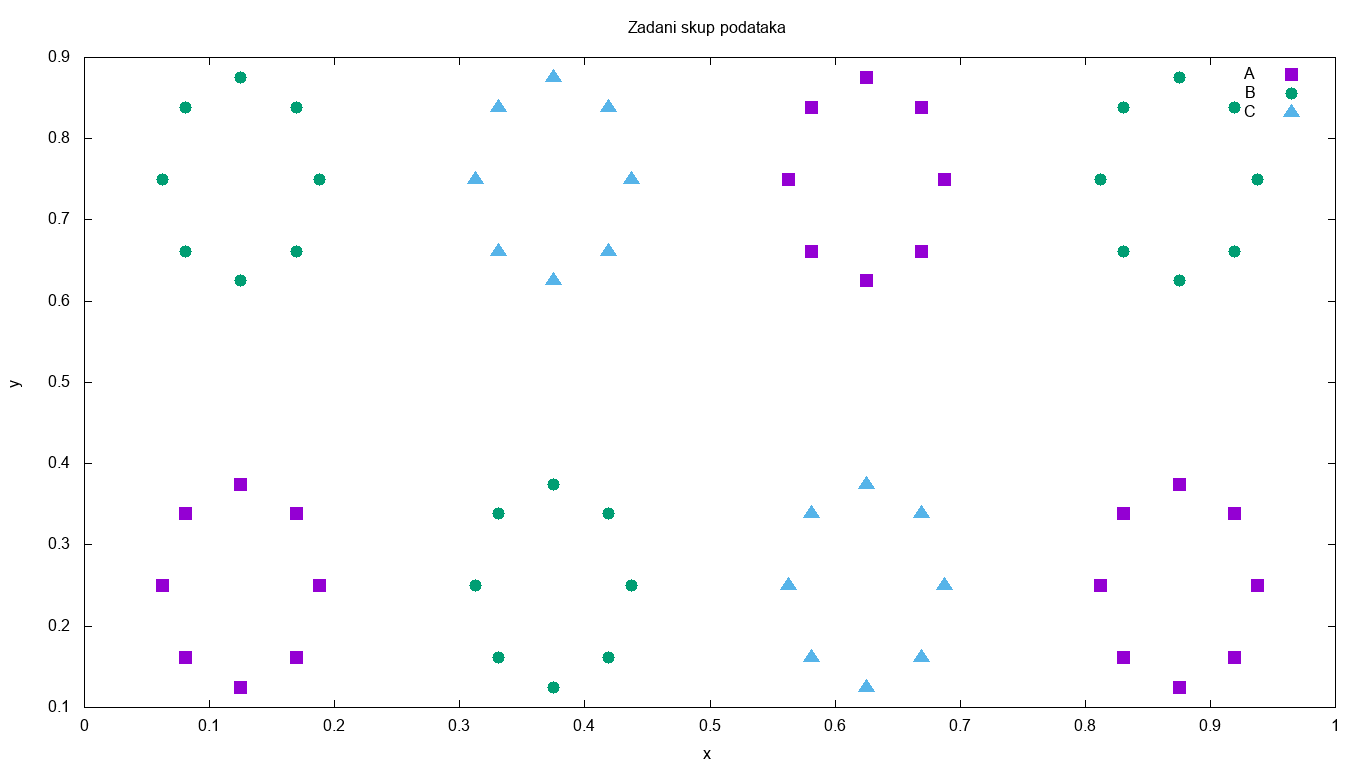

Generate this figure with gnuplot:
set terminal png size 1366,768
set output "task_02.png"
set title "Zadani skup podataka"
set xlabel "x"
set ylabel "y"
plot "../../files/homework_07/dataset.txt" using 1:($3==1?$2:1/0) pt 5 ps 2 title "A", \
     "../../files/homework_07/dataset.txt" using 1:($4==1?$2:1/0) pt 7 ps 2 title "B", \
     "../../files/homework_07/dataset.txt" using 1:($5==1?$2:1/0) pt 9 ps 2 title "C",

